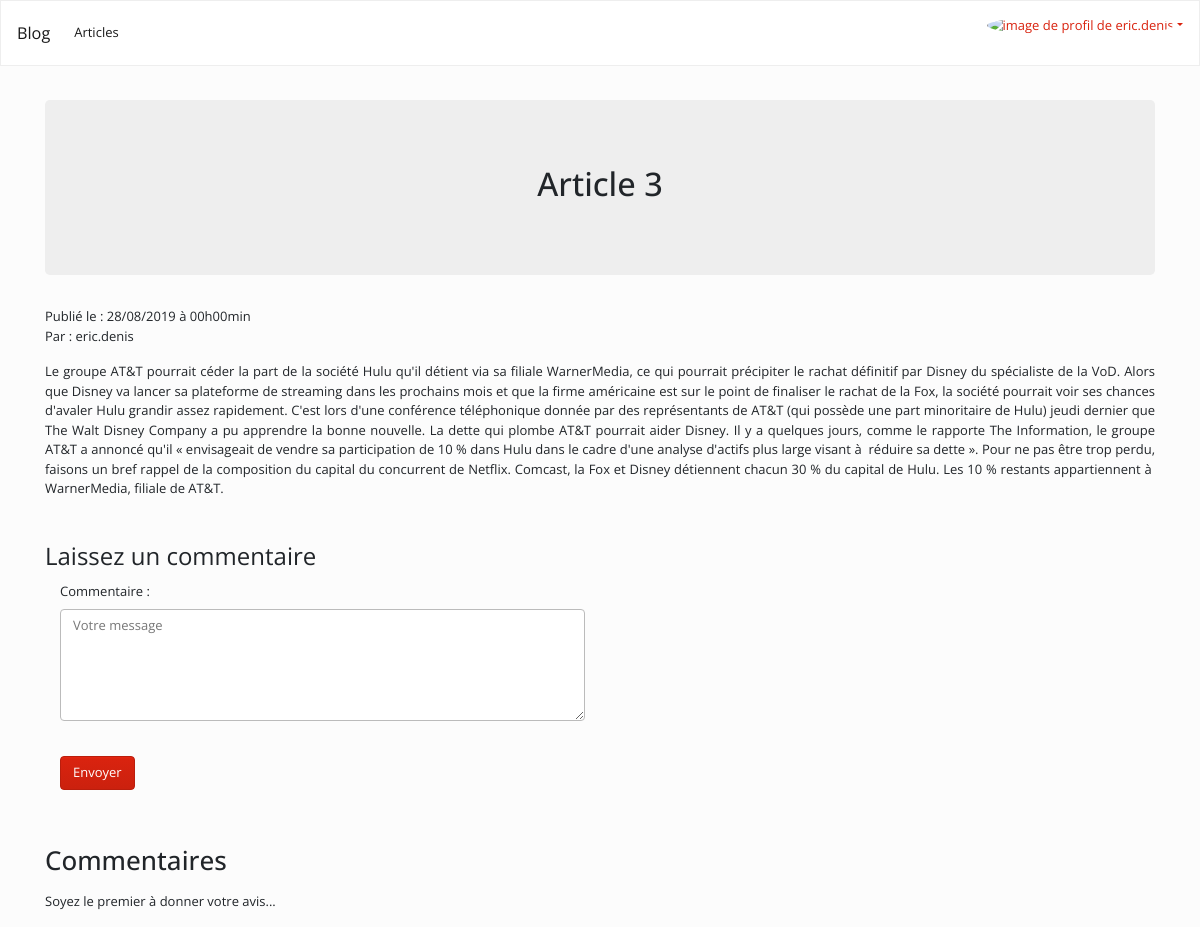
Page /index.php?p=post&id=17 (signed in) on the committed database.
### tables this page shows
CREATE TABLE IF NOT EXISTS `post` (
  `id` int(11) NOT NULL AUTO_INCREMENT,
  `img` varchar(45) NOT NULL,
  `title` text NOT NULL,
  `postContent` longtext NOT NULL,
  `detail` varchar(255) NOT NULL,
  `statut` varchar(20) NOT NULL,
  `created_date` datetime NOT NULL DEFAULT current_timestamp(),
  `update_time` datetime NOT NULL DEFAULT current_timestamp(),
  `user_id` int(11) NOT NULL,
  PRIMARY KEY (`id`),
  UNIQUE KEY `id_UNIQUE` (`id`),
  KEY `fk_post_user1_idx` (`user_id`) USING BTREE
);

CREATE TABLE IF NOT EXISTS `users` (
  `id` int(11) NOT NULL AUTO_INCREMENT,
  `username` varchar(24) NOT NULL,
  `email` varchar(96) NOT NULL,
  `password` varchar(128) NOT NULL,
  `active` enum('0','1') DEFAULT '0',
  `name` varchar(50) NOT NULL,
  `city` varchar(50) DEFAULT NULL,
  `country` varchar(50) DEFAULT NULL,
  `twitter` varchar(50) DEFAULT NULL,
  `github` varchar(50) DEFAULT NULL,
  `bio` text DEFAULT NULL,
  `avatar` varchar(255) DEFAULT NULL,
  `create_time` datetime NOT NULL DEFAULT current_timestamp(),
  `update_time` datetime NOT NULL DEFAULT current_timestamp(),
  PRIMARY KEY (`id`),
  UNIQUE KEY `user_UNIQUE` (`id`),
  UNIQUE KEY `email_UNIQUE` (`email`),
  UNIQUE KEY `username_UNIQUE` (`username`) USING BTREE
);

### controller/post.php (called while the page is built, shortened)
<?php
require(MODEL.'postManager.php' );
if (!isset ($post) && $_GET['id'] < 0 ) {
    set_flash("Il n'y a pas d'articles disponibles", "info");
    redirect('home');
} else {
    $post = getPost($_GET['id']);
    $comments = getComment($_GET['id']);
}
include(VIEW.'post.view.php');

### model/postManager.php (called while the page is built, shortened)
<?php
if (!function_exists('getPost')) {
    function getPost($postId)
    {
        $db = getConnect();
        $q = $db->prepare("SELECT post.id AS posted, img, title, detail, postContent, users.username AS username, DATE_FORMAT(post.update_time, '%d/%m/%Y à %Hh%imin') AS date_fr
                   FROM post
                   LEFT OUTER JOIN users ON users.id = post.user_id
                   WHERE post.id = ?
                   ORDER BY post.id ASC");
        $q->execute([$postId]);
        $postId = $q->fetch(PDO::FETCH_OBJ);
        return $postId;
    }
}
if (!function_exists('getComment')) {
    function getComment()
    {
        $db = getConnect();
        $q = $db->prepare("SELECT id, author, email, commContent, post_id, DATE_FORMAT(created_date, '%d/%m/%Y à %Hh%imin') AS dated
                           FROM comment
                           WHERE (post_id = :post_id && active = '1')
                           ORDER BY created_date DESC");
        $q->execute(
            [
                'post_id' => $_GET['id']
            ]
        );
        $comments = $q->fetchAll(PDO::FETCH_OBJ);
        return $comments;
    }
}

### controller/frontend.php (called while the page is built, shortened)
<?php
if (!function_exists('e')) {
    function e($string)
    {
        if ($string) {
            return htmlspecialchars($string);
        }
    }
}

### view/post.view.php (the view, shortened to what this page needs)
<?php $title = e($post->title); ?>
<div class="jumbotron text-center">
  <h1><?= $title
          ? e($post->title)
          : redirect('home') ; ?>
  </h1>
</div>
<div class="row">
  <div class="col-md-12">
    <?= $post
      ? '<p>Publié le : ' . e($post->date_fr) . '<br />Par : ' . e($post->username) . '<br /></p>
      <div class="row">
      <div class="col-md-12 text-justify">' . strip_tags($post->postContent) . '</div>
      </div>'
      : "L'article n'est plus disponible !" ?>
  </div>
</div>
<div class="comment well">
  <form class="form-horizontal" method="POST" autocomplete="off">
    <fieldset>
      <legend>Laissez un commentaire</legend>
        <div class="form-group">
        <label class="col-md-6 control-label" for="commContent">Commentaire : </label>
        <div class="col-md-6">
          <textarea class="form-control" id="commContent" name="commContent" type="text" minlength="10" maxlength="140" rows="5"
            placeholder="Votre message" ></textarea>
        </div>
      </div>
      <div class="form-group">
        <div class="col-md-6">
          <button id="comment" name="comment" class="btn btn-primary" value="comment">Envoyer</button>
        </div>
      </div>
    </fieldset>
  </form>
</div>
<div class="row">
  <div class="col-md-12 comment">
    <h2>Commentaires</h2>
    <p>
      <?php if (count($comments) > 0): ?>
      <?php foreach ($comments as $comment) : ?>
      <article class="media statut-media">
        <div class="media-body">
          <h4><?= e($comment->author) ?>
          </h4>
          <p>
            <i class="fa fa-clock-o"></i>
            <span class="timed"
              title="<?= e($comment->dated) ?>">
              <?= e($comment->dated) ?>
            </span>
          </p>
          <p>
            <?= nl2br(e($comment->commContent)) ?><br /><br />
          </p>
        </div>
      </article>
      <?php endforeach; ?>
      <?php else: ?>
      <p>Soyez le premier à donner votre avis...</p>
      <?php endif; ?>
    </p>
  </div>
</div>
<?php $contentPage = ob_get_clean();
include(VIEW . 'template.php');

### assets/css/main.css (style rules this page uses)
body, html { min-height: 100%; padding-top: 50px; }
.comment { margin-top: 3em; }

### rows in the picture
post: title "Article 3", user.username "eric.denis", postContent "Le groupe AT&T pourrait céder la part de la société Hulu qu'il détient via sa filiale WarnerMedia, ce qui pourrait précipiter le rachat définitif par Disney du spécialiste de la VoD. Alors que Disney va lancer sa plateforme de streaming dans les prochains mois et que la firme américaine est sur le point de finaliser le rachat de la Fox, la société pourrait voir ses chances d'avaler Hulu grandir assez rapidement. C'est lors d'une conférence téléphonique donnée par des représentants de AT&T (qui possède une part minoritaire de Hulu) jeudi dernier que The Walt Disney Company a pu apprendre la bonne nouvelle. La dette qui plombe AT&T pourrait aider Disney. Il y a quelques jours, comme le…"

### other values in the picture
WEBSITE_NAME "Blog"
$post->date_fr "28/08/2019 à 00h00min"
